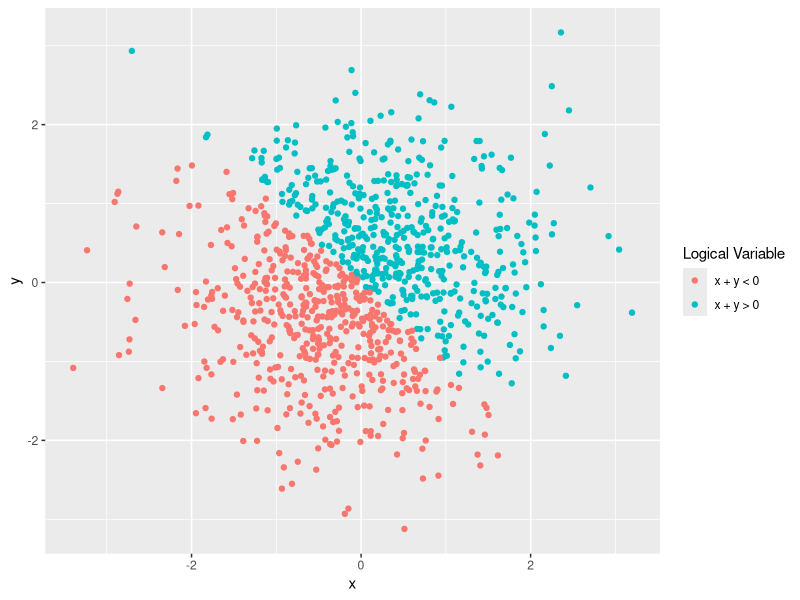
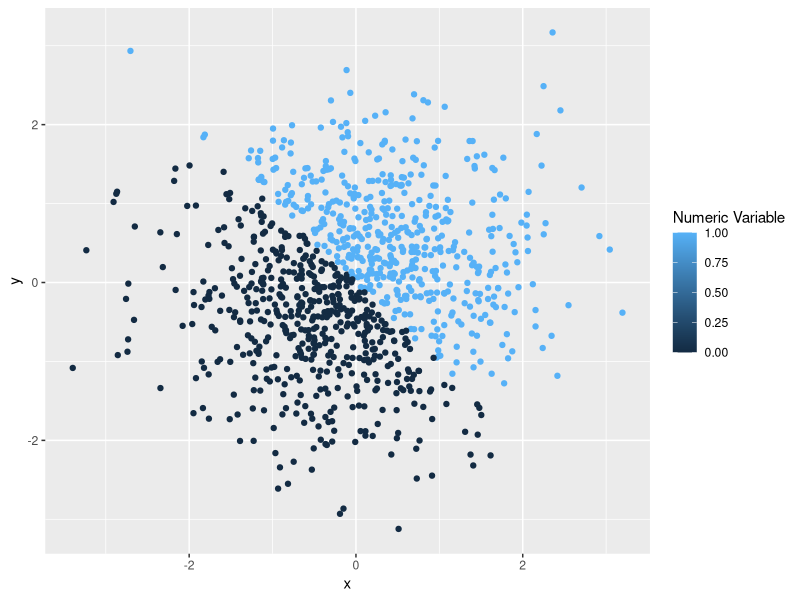
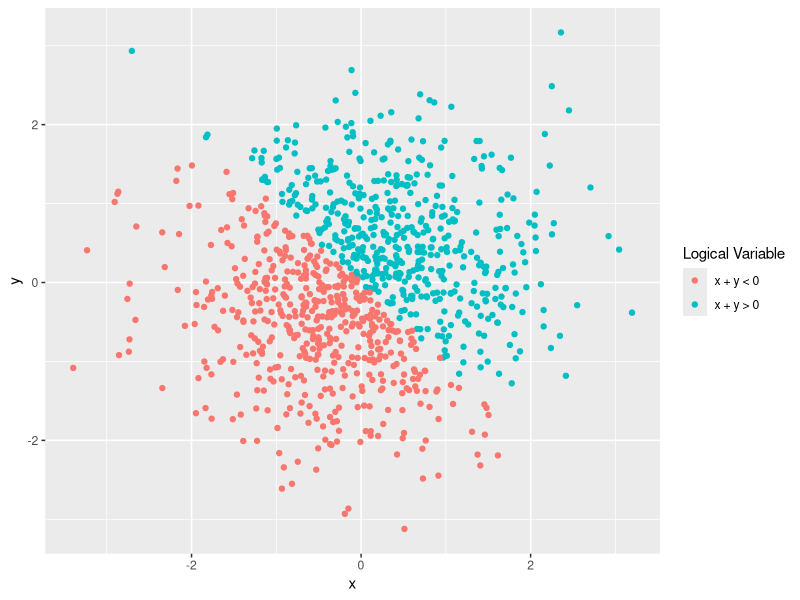

Generate these figures, in order, with R:
## ---- chunk 1
knitr::opts_chunk$set(echo = TRUE)
library(tidyverse)
library(tibble)
library(dplyr)
## ---- chunk 2
set.seed(1234)

#Create dataframe 
problem_one_df <- tibble(
  x = runif(n = 10, min = 0, max = 5),
  prob_one_logical = ifelse(x > 2, TRUE, FALSE),
  prob_one_character = c("data", "science", "home", "work", "number", "one", "friday", "september", "21", "2018"),
  prob_one_factor = factor(c("fall", "winter", "spring", "summer", "fall", "fall", "winter", "winter", "fall", "summer"))
) 

#Show dataframe table
problem_one_df

#Find mean for each column. 
  #colMeans(problem_one_df) - commented out so that the chunk can run smoothly. 
  colMeans(problem_one_df[1:2])

## ---- chunk 3

#Convert character, factor, and logical variables to numeric variables 
problem_one_df <- problem_one_df %>% mutate_all(funs(as.numeric))

#Find mean for each column as numerical variables 
means_table <-colMeans(problem_one_df)

#Show dataframe table with converted variables
problem_one_df

## ---- chunk 4

new_numeric_one <-  as.numeric(as.factor(problem_one_df$prob_one_character))
new_numeric_one

new_numeric_two <- as.numeric(as.character(problem_one_df$prob_one_factor))
new_numeric_two
## ---- chunk 5
set.seed(1234)

#Create the dataframe with five variables 
problem_two_df <- tibble(
  x = rnorm(1000),
  y = rnorm(1000),
  prob_two_logical = ifelse(x + y > 0, TRUE, FALSE), 
  prob_two_numeric = as.numeric(prob_two_logical),
  prob_two_factor = as.factor(prob_two_logical)
)

#Show dataframe table 
problem_two_df

#Determine the size of the dataset, the mean and median of the x variable, and the proportion of cases where x+y > 0 
dim(problem_two_df)
mean(problem_two_df$x)
median(problem_two_df$x)
mean(problem_two_df$prob_two_numeric)
## ---- chunk 6

#Plot 1: Scatterplot of x and y by logical variable 
plot_logical <- ggplot(problem_two_df, aes(x = x, y = y, color = prob_two_logical)) + geom_point() + scale_color_discrete(name = "Logical Variable", labels = c("x + y < 0", "x + y > 0"))

#Plot 2: Scatterplot of x and y by logical variable 
plot_numeric <- ggplot(problem_two_df, aes(x = x, y = y, color = prob_two_numeric)) + geom_point() + scale_color_continuous(name = "Numeric Variable")

#Plot 3: Scatterplot of x and y by logical variable 
plot_factor <- ggplot(problem_two_df, aes(x = x, y = y, color = prob_two_factor)) + geom_point() + scale_color_discrete(name = "Factor Variable", labels = c("False: x + y < 0", "True: x + y > 0"))

plot_logical
plot_numeric
plot_logical

